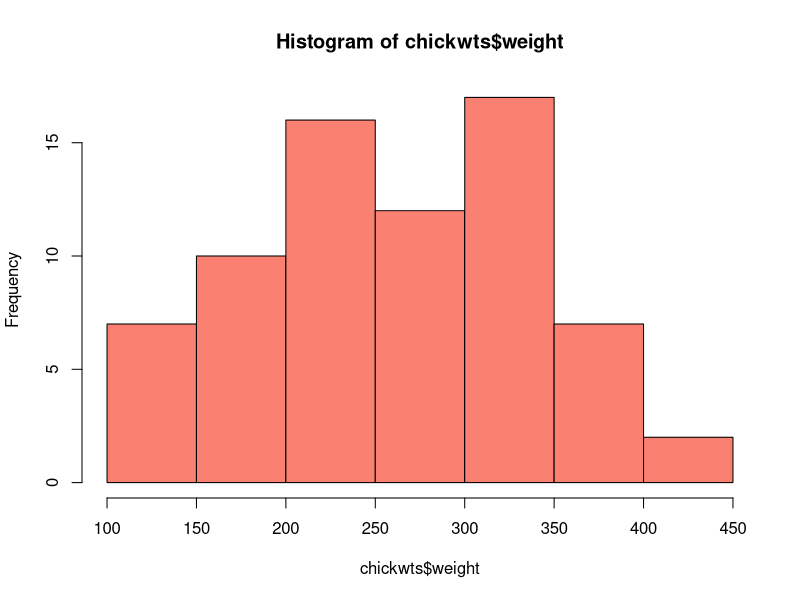
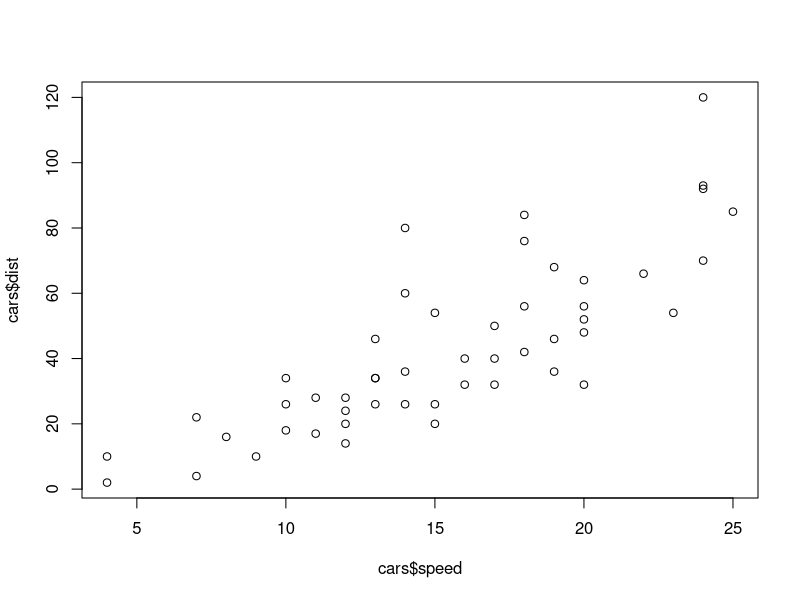
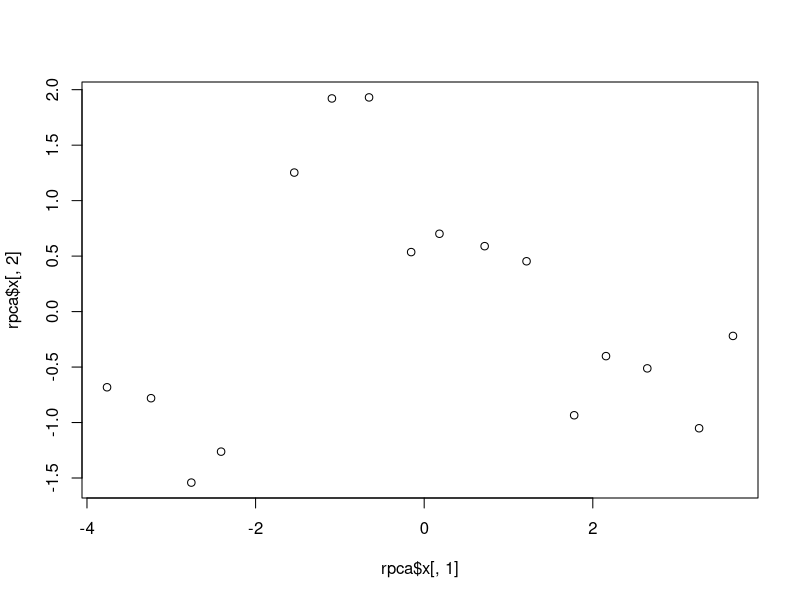
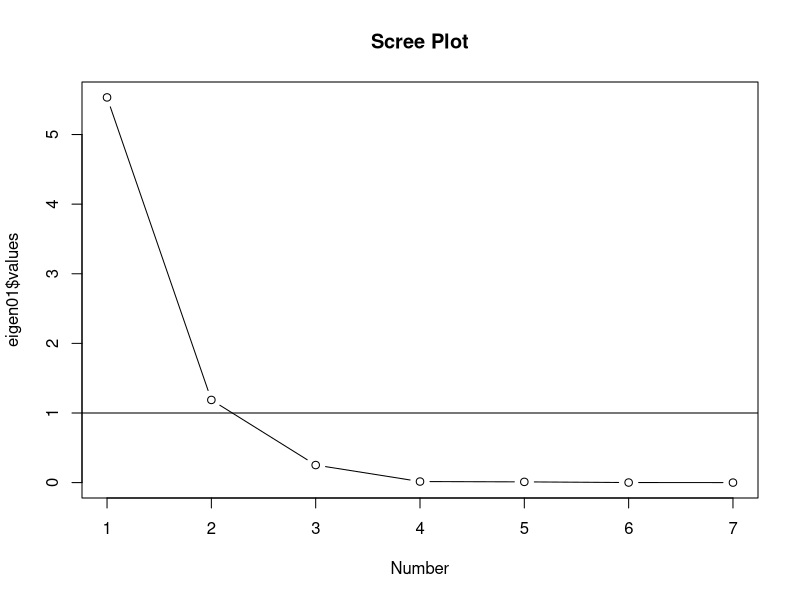
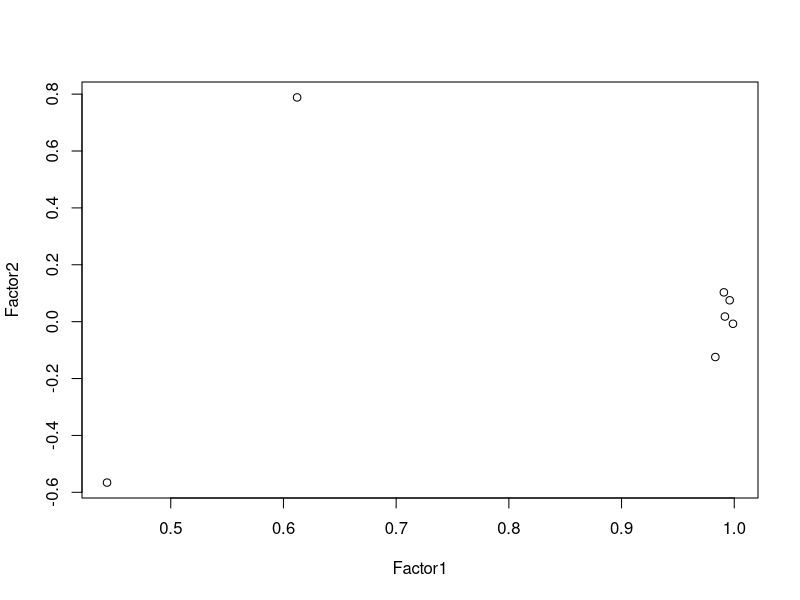

The R script that drew these images, in order:
## ---- chunk 1
knitr::opts_chunk$set(echo = TRUE)
## ---- chunk 2
summary(chickwts)
## ---- chunk 3
hist(chickwts$weight, breaks=6, col='salmon')
## ---- chunk 4
shapiro.test(chickwts$weight)
## ---- chunk 5
chick2 <- chickwts[chickwts$feed=='soybean' | chickwts$feed=='sunflower', ]
## ---- chunk 6
bartlett.test(chick2$weight~chick2$feed)
## ---- chunk 7
t.test(chick2$weight~chick2$feed, var.equal=TRUE)
## ---- chunk 8
bartlett.test(chickwts$weight~chickwts$feed)
## ---- chunk 9
oneway.test(weight~feed, data = chickwts, var.equal = TRUE )
## ---- chunk 10
summary(HairEyeColor)
## ---- chunk 11
h <- margin.table(HairEyeColor, margin = c(1,2))
h
## ---- chunk 12
chisq_h <- chisq.test(h)
chisq_h
## ---- chunk 13
chisq_h$residuals
## ---- chunk 14
summary(cars)
## ---- chunk 15
plot(cars$speed, cars$dist)
## ---- chunk 16
cor.test(cars$speed, cars$dist)
## ---- chunk 17
SR <- lm(cars$speed~cars$dist)
summary(SR)
## ---- chunk 18
summary(longley)
## ---- chunk 19
#Scaling the data
scl <- scale(longley)
scl_df <- data.frame(scl)
mlr <- lm(Employed~.,data= scl_df)
summary(mlr)
## ---- chunk 20
library(car)
vif(mlr)
cor(scl_df)
## ---- chunk 21
library(MASS)
stp_mr <- stepAIC(mlr,direction = 'both')
summary(stp_mr)
## ---- chunk 22
rpca = prcomp(x=longley, scale=T)
summary(rpca)
rpca$x[,1]
rpca$x[,2]
## ---- chunk 23
plot(rpca$x[,1],rpca$x[,2])
## ---- chunk 24
cor01 <- cor(longley)
eigen01 <- eigen(cor01)
plot(eigen01$values, type = 'b', main = 'Scree Plot', xlab = 'Number')
abline(h=1, untf = FALSE)
## ---- chunk 25
rfa <- factanal(x=longley, factors = 2, rotation = 'promax', scores = 'Bartlett')
rfa
## ---- chunk 26
plot(rfa$loadings)
